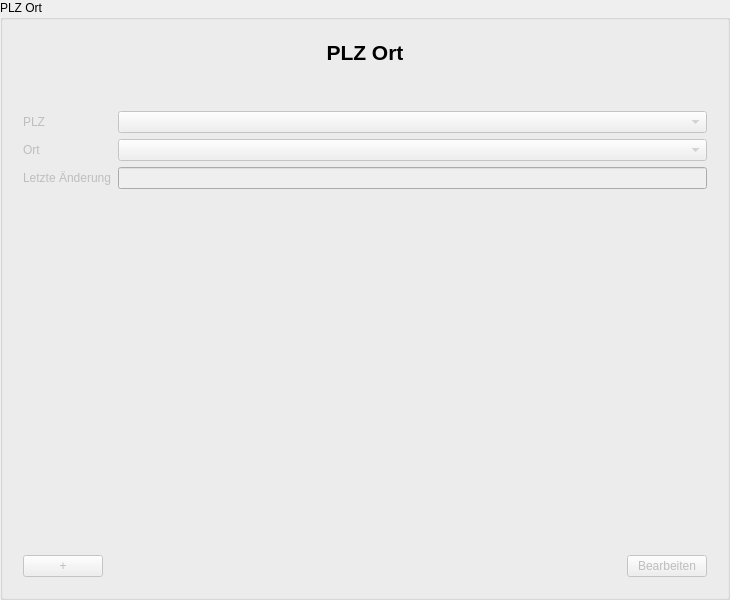
<?xml version="1.0" encoding="UTF-8" ?>
<ui version="4.0">
 <class>ZipCityInputArea</class>
 <widget class="QGroupBox" name="ZipCityInputArea">
  <property name="geometry">
   <rect>
    <x>0</x>
    <y>0</y>
    <width>730</width>
    <height>600</height>
   </rect>
  </property>
  <property name="windowTitle">
   <string>PLZ Ort</string>
  </property>
  <property name="accessibleName">
   <string>ZipCityInputDialog</string>
  </property>
  <property name="title">
   <string>PLZ Ort</string>
  </property>
  <layout class="QGridLayout" name="gridLayout_3">
   <item row="0" column="0">
    <widget class="QWidget" name="GroupBox" native="true">
     <layout class="QVBoxLayout" name="verticalLayout_3">
      <item>
       <layout class="QVBoxLayout" name="verticalLayout">
        <item>
         <widget class="QLabel" name="headerLabel">
          <property name="font">
           <font>
            <pointsize>16</pointsize>
            <weight>75</weight>
            <bold>true</bold>
           </font>
          </property>
          <property name="text">
           <string>PLZ Ort</string>
          </property>
          <property name="alignment">
           <set>Qt::AlignCenter</set>
          </property>
         </widget>
        </item>
       </layout>
      </item>
      <item>
       <spacer name="verticalSpacer_2">
        <property name="orientation">
         <enum>Qt::Vertical</enum>
        </property>
        <property name="sizeType">
         <enum>QSizePolicy::Preferred</enum>
        </property>
        <property name="sizeHint" stdset="0">
         <size>
          <width>20</width>
          <height>40</height>
         </size>
        </property>
       </spacer>
      </item>
      <item>
       <layout class="QFormLayout" name="formLayout">
        <item row="0" column="0">
         <widget class="QLabel" name="zipCodeLabel">
          <property name="enabled">
           <bool>false</bool>
          </property>
          <property name="text">
           <string>PLZ</string>
          </property>
          <property name="buddy">
           <cstring>zipCodeComboBox</cstring>
          </property>
         </widget>
        </item>
        <item row="0" column="1">
         <widget class="QComboBox" name="zipCodeComboBox">
          <property name="enabled">
           <bool>false</bool>
          </property>
         </widget>
        </item>
        <item row="1" column="0">
         <widget class="QLabel" name="cityLabel">
          <property name="enabled">
           <bool>false</bool>
          </property>
          <property name="text">
           <string>Ort</string>
          </property>
          <property name="buddy">
           <cstring>cityComboBox</cstring>
          </property>
         </widget>
        </item>
        <item row="1" column="1">
         <widget class="QComboBox" name="cityComboBox">
          <property name="enabled">
           <bool>false</bool>
          </property>
         </widget>
        </item>
        <item row="2" column="0">
         <widget class="QLabel" name="lastUpdateLabel">
          <property name="enabled">
           <bool>false</bool>
          </property>
          <property name="text">
           <string>Letzte Änderung</string>
          </property>
          <property name="buddy">
           <cstring>lastUpdateLineEdit</cstring>
          </property>
         </widget>
        </item>
        <item row="2" column="1">
         <widget class="QLineEdit" name="lastUpdateLineEdit">
          <property name="enabled">
           <bool>false</bool>
          </property>
         </widget>
        </item>
       </layout>
      </item>
      <item>
       <spacer name="verticalSpacer">
        <property name="orientation">
         <enum>Qt::Vertical</enum>
        </property>
        <property name="sizeHint" stdset="0">
         <size>
          <width>20</width>
          <height>40</height>
         </size>
        </property>
       </spacer>
      </item>
      <item>
       <layout class="QHBoxLayout" name="horizontalLayout">
        <item>
         <widget class="QPushButton" name="addPushButton">
          <property name="enabled">
           <bool>false</bool>
          </property>
          <property name="text">
           <string>+</string>
          </property>
         </widget>
        </item>
        <item>
         <spacer name="horizontalSpacer">
          <property name="orientation">
           <enum>Qt::Horizontal</enum>
          </property>
          <property name="sizeHint" stdset="0">
           <size>
            <width>40</width>
            <height>20</height>
           </size>
          </property>
         </spacer>
        </item>
        <item>
         <widget class="QPushButton" name="editFinishPushButton">
          <property name="enabled">
           <bool>false</bool>
          </property>
          <property name="text">
           <string>Bearbeiten</string>
          </property>
         </widget>
        </item>
       </layout>
      </item>
     </layout>
    </widget>
   </item>
  </layout>
 </widget>
 <tabstops>
  <tabstop>zipCodeComboBox</tabstop>
  <tabstop>cityComboBox</tabstop>
  <tabstop>lastUpdateLineEdit</tabstop>
  <tabstop>addPushButton</tabstop>
  <tabstop>editFinishPushButton</tabstop>
 </tabstops>
 <resources />
 <connections />
</ui>
